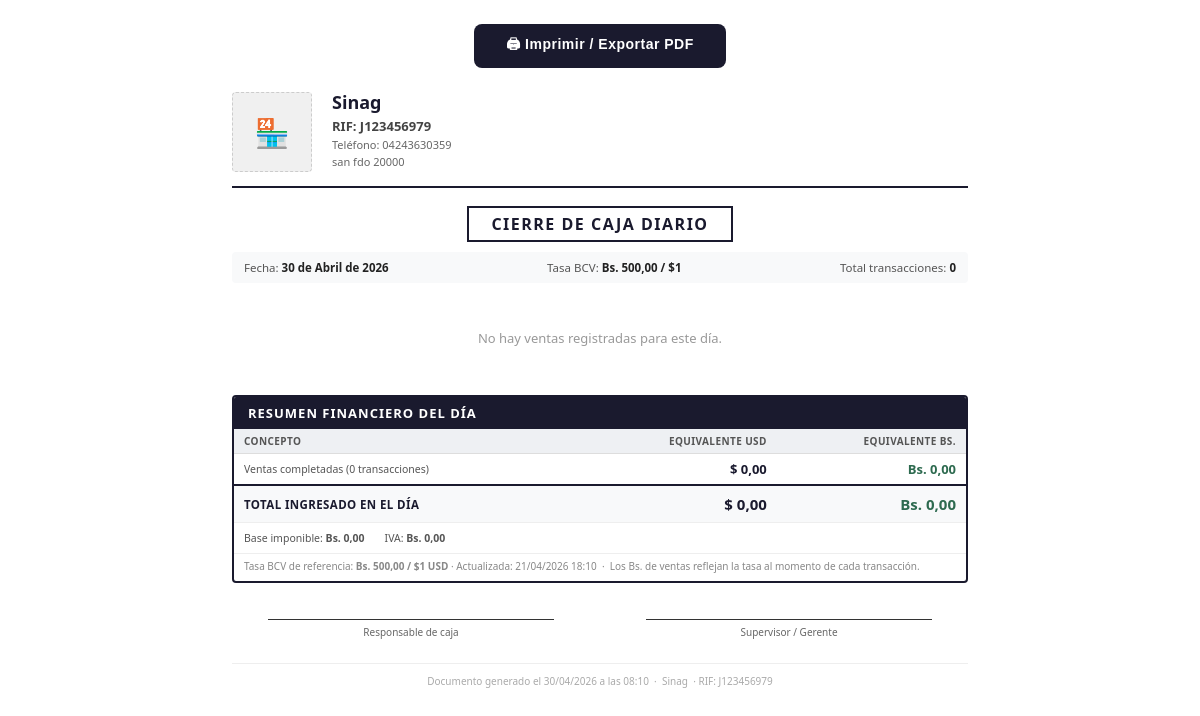
/reportes/cierre/imprimir/ (signed in), run on an earlier commit of the app's database.
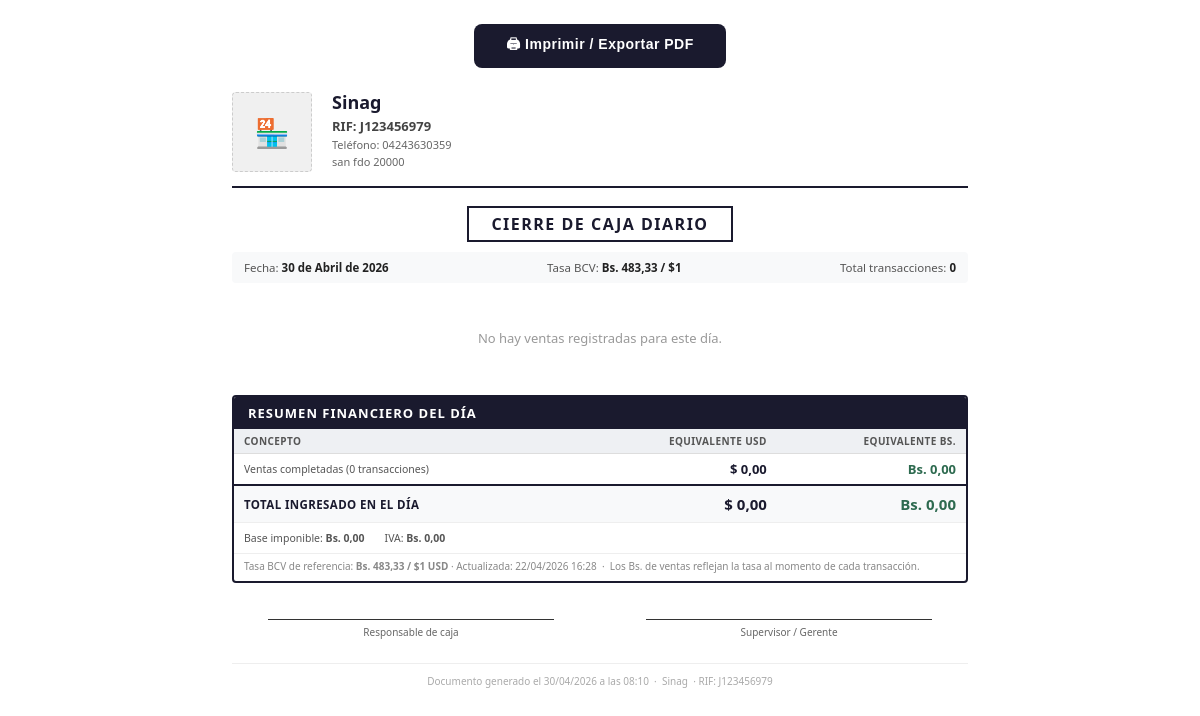
And on a later commit of the database.
### configuracion/models.py (models this page shows, shortened)
class Moneda(models.Model):
    tasa_cambio = models.DecimalField(max_digits=12, decimal_places=2)
    simbolo = models.CharField(max_length=5, default='Bs')
    ultima_actualizacion = models.DateTimeField(auto_now=True)
    class Meta:
        verbose_name = 'Moneda'
        verbose_name_plural = 'Moneda'

### reportes/views.py (the view, shortened to what this page needs)
# urls.py: path('cierre/imprimir/', views.imprimir_cierre, name='imprimir_cierre'),
@solo_admin
def imprimir_cierre(request):
    fecha_str = request.GET.get('fecha', '')
    try:
        fecha = date.fromisoformat(fecha_str)
    except ValueError:
        fecha = timezone.localdate()
    ventas_dia = (
        Venta.objects
        .filter(fecha__date=fecha, estado='COMPLETADA')
        .prefetch_related('detalles__producto')
        .order_by('fecha')
    )
    resumen_metodos = []
    for codigo_metodo, nombre_metodo in Venta.METODO_PAGO:
        ventas_metodo = [v for v in ventas_dia if v.metodo_pago == codigo_metodo]
        if not ventas_metodo:
            continue
    total_general_usd     = sum(m['total_usd'] for m in resumen_metodos)
    total_general_bs      = sum(m['total_bs']  for m in resumen_metodos)
    total_ventas          = sum(m['cantidad']  for m in resumen_metodos)
    total_base_imponible_bs = sum(float(v.base_imponible_bs) for v in ventas_dia)
    total_iva_bs            = sum(float(v.iva_bs)            for v in ventas_dia)
    total_monto_exento_bs   = sum(float(v.monto_exento_bs)   for v in ventas_dia)
    pagos_fiado_dia = list(
        PagoFiado.objects
        .filter(fecha__date=fecha)
        .select_related('fiado__cliente')
        .order_by('fecha')
    )
    resumen_abonos_print = []
    for codigo, nombre in PagoFiado.METODO_PAGO:
        pagos_metodo = [p for p in pagos_fiado_dia if p.metodo_pago == codigo]
        if not pagos_metodo:
            continue
    total_abonos_usd = sum(m['total_usd'] for m in resumen_abonos_print)
    total_abonos_bs  = sum(m['total_bs']  for m in resumen_abonos_print)
    moneda  = Moneda.objects.first()
    empresa = Empresa.objects.first() or Empresa()
    cierre  = CierreCaja.objects.filter(fecha=fecha).first()
    return render(request, 'reportes/cierre_caja_print.html', {
        'fecha':                  fecha,
        'resumen_metodos':        resumen_metodos,
        'total_general_usd':      total_general_usd,
        'total_general_bs':       total_general_bs,
        'total_ventas':           total_ventas,
        'total_base_imponible_bs': total_base_imponible_bs,
        'total_iva_bs':           total_iva_bs,
        'total_monto_exento_bs':  total_monto_exento_bs,
        'resumen_abonos':         resumen_abonos_print,
        'total_abonos_usd':       total_abonos_usd,
        'total_abonos_bs':        total_abonos_bs,
        'gran_total_usd':         total_general_usd + total_abonos_usd,
        'gran_total_bs':          total_general_bs  + total_abonos_bs,
        'moneda':                 moneda,
        'empresa':                empresa,
        'tasa':                   moneda.tasa_cambio if moneda else None,
        'cierre':                 cierre,
    })

### ventas/templatetags/pos_extras.py (called while the page is built)
@register.filter
def formato_bs(value):
    try:
        num = float(value)
    except (TypeError, ValueError):
        return value
    formatted = f"{num:,.2f}"
    return formatted.replace(',', 'X').replace('.', ',').replace('X', '.')

### templates/reportes/cierre_caja_print.html (shortened to what the changed rows need)
{% load pos_extras %}<!DOCTYPE html>
<html lang="es">
<head>
</head>
<body>
  <div class="doc-titulo">
    <h2>Cierre de Caja Diario</h2>
  </div>
  <div class="doc-meta">
    <div>Tasa BCV: <span>Bs. {{ tasa|default:"—" }} / $1</span></div>
  </div>
  <div class="totales-box">
    <div style="padding:0;">
      <table style="width:100%; border-collapse:collapse; font-size:11px;">
        <thead>
          <tr style="background:#eef0f3;">
            <th style="padding:5px 10px; text-align:left; font-weight:700; color:#555; font-size:10px; text-transform:uppercase; letter-spacing:.4px; border-bottom:1px solid #ddd;">Concepto</th>
            <th style="padding:5px 10px; text-align:right; font-weight:700; color:#555; font-size:10px; text-transform:uppercase; letter-spacing:.4px; border-bottom:1px solid #ddd;">Equivalente USD</th>
            <th style="padding:5px 10px; text-align:right; font-weight:700; color:#555; font-size:10px; text-transform:uppercase; letter-spacing:.4px; border-bottom:1px solid #ddd;">Equivalente Bs.</th>
          </tr>
        </thead>
        <tbody>
        </tbody>
      </table>
      <div style="padding:8px 10px; border-top:1px solid #eee; font-size:10.5px; color:#555; display:flex; flex-wrap:wrap; gap:4px 20px;">
        <span>Base imponible: <strong>Bs. {{ total_base_imponible_bs|formato_bs }}</strong></span>
        <span>IVA: <strong>Bs. {{ total_iva_bs|formato_bs }}</strong></span>
      </div>
      {% if tasa %}
      <div style="padding:5px 10px 8px; font-size:10px; color:#888; border-top:1px solid #eee;">
        Tasa BCV de referencia: <strong>Bs. {{ tasa }} / $1 USD</strong>
        {% if moneda %} · Actualizada: {{ moneda.ultima_actualizacion|date:"d/m/Y H:i" }}{% endif %}
        &nbsp;·&nbsp; Los Bs. de ventas reflejan la tasa al momento de cada transacción.
      </div>
      {% endif %}
    </div>
  </div>
</body>
</html>

What changed in the data, as far as the page shows it:
changed Moneda: tasa_cambio "500,00" → "483,33"; ultima_actualizacion "21/04/2026 18:10" → "22/04/2026 16:28"
